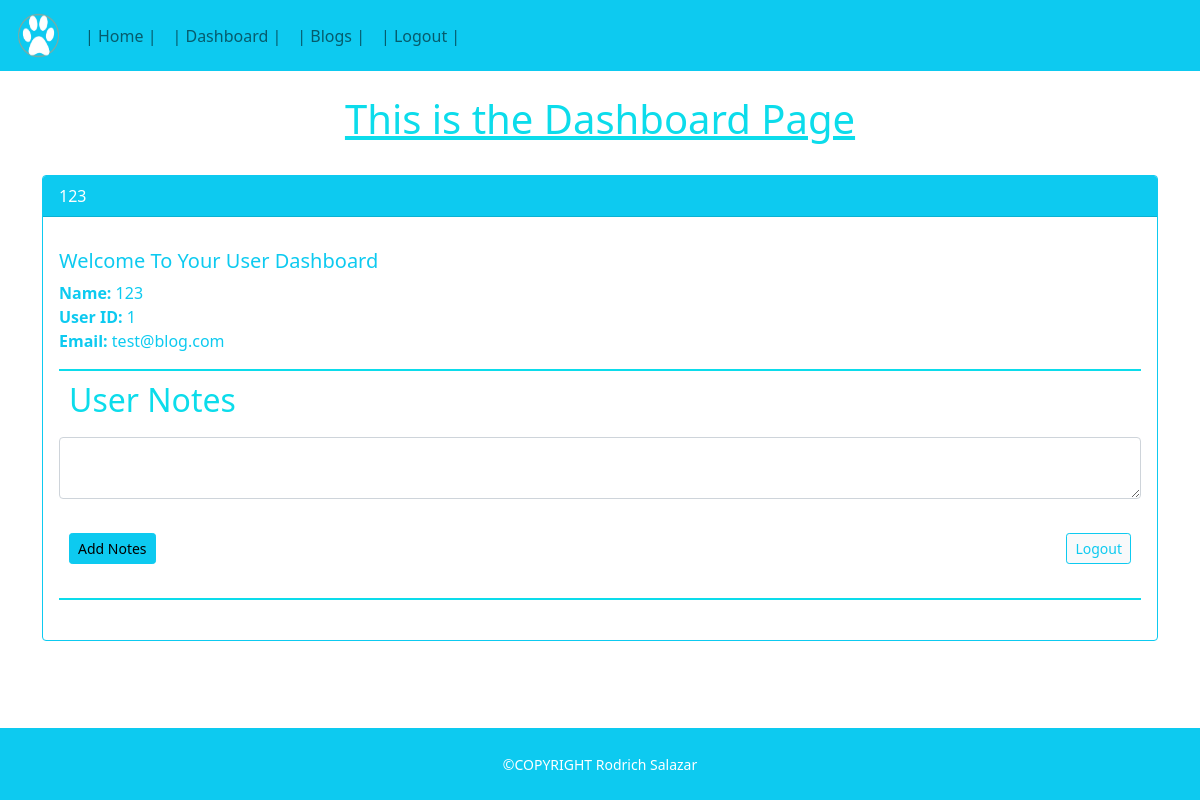
The page /dashboard (signed in) on the database its author committed.
### website/models.py (models this page shows)
class User(db.Model, UserMixin):
    id = db.Column(db.Integer, primary_key=True)
    email = db.Column(db.String(150), unique=True)
    username = db.Column(db.String(150))
    password = db.Column(db.String(150))
    date = db.Column(db.DateTime(timezone=True), default=func.now())
    notes = db.relationship('Note')
    posts = db.relationship('Post', backref='user', passive_deletes=True)
    comments = db.relationship('Comment', backref='user', passive_deletes=True)
    likes = db.relationship('Like', backref='user', passive_deletes=True)

### website/views.py (the view, shortened to what this page needs)
@views.route("/dashboard", methods = ['GET', 'POST'])
@login_required
def dashboard():
    return render_template("dashboard.html", user=current_user)

### website/__init__.py (called while the page is built)
def create_app():
    app = Flask(__name__)
    app.config['SECRET_KEY'] = 'ENWI!*!*uh981821huwha'
    app.config['SQLALCHEMY_DATABASE_URI'] = f'sqlite:///{DB_NAME}'
    db.init_app(app)
    from .views import views
    from .auth import auth
    app.register_blueprint(views, url_prefix='/')
    app.register_blueprint(auth, url_prefix='/')
    from .models import User, Note, Post, Comment, Like
    with app.app_context():
        db.create_all()
    login_manager = LoginManager()
    login_manager.login_view = 'auth.login'
    login_manager.init_app(app)
    @login_manager.user_loader
    def load_user(id):
        return User.query.get(int(id))
    return app

### website/templates/dashboard.html (shortened to what this page needs)
{% extends "template.html" %}
{% block content %}
    <section>
        <div class="container"/>
        <br/>
        <h1 class="dashboardheading text-center"> This is the Dashboard Page </h1>
        <br/>
            <div class="card border-info">
        <div class="card-header bg-info mb- mb-3 text-white">
            {{current_user.username}}
        </div>
        <div class="card-body bg-transparent">
            <h5 class="card-title text-info" >Welcome To Your User Dashboard
            </h5>
            <p class="card-text text-info">
                <strong>Name:</strong> {{current_user.username}} </br>
                <strong>User ID:</strong> {{current_user.id}} </br>
                <strong>Email:</strong> {{current_user.email}} </br>
            </p>
                <h2 class="toplinedashboard">User Notes</h2>
                <form method="POST">
                    <textarea name="note" id="note" class="form-control formnote"></textarea>
                    <div class="underlinedashboard">
                        <button type="submit" align="left" class="btn btn-sm btn-info">Add Notes</button>
                        <a href="{{ url_for('auth.logout')}}" style="float:right" class=" btn-light btn btn-outline-info btn-sm">Logout</a>
                    </div>
                </form>
                <br/>
                </div>
            </div>
            <br/>
            <br/>
        </div>
{% endblock %}

### website/static/css/styles.css (style rules this page uses)
body { min-height: 100vh; display: flex; flex-direction: column; }
h2 { color: #0cdceb; }
h1 { color: #0cdceb; }
.dashboardheading { text-decoration: underline; }
.toplinedashboard { padding: 10px; border-width: 2px; border-style: solid; border-color: #0cdceb; border-bottom: none; border-left: none; border-right: none; }
.underlinedashboard { padding: 10px; border-width: 2px; border-style: solid; border-color: #0cdceb; border-top: none; border-left: none; border-right: none; }

### rows shown on the page
User: username "123", id "1", email "test@blog.com"
